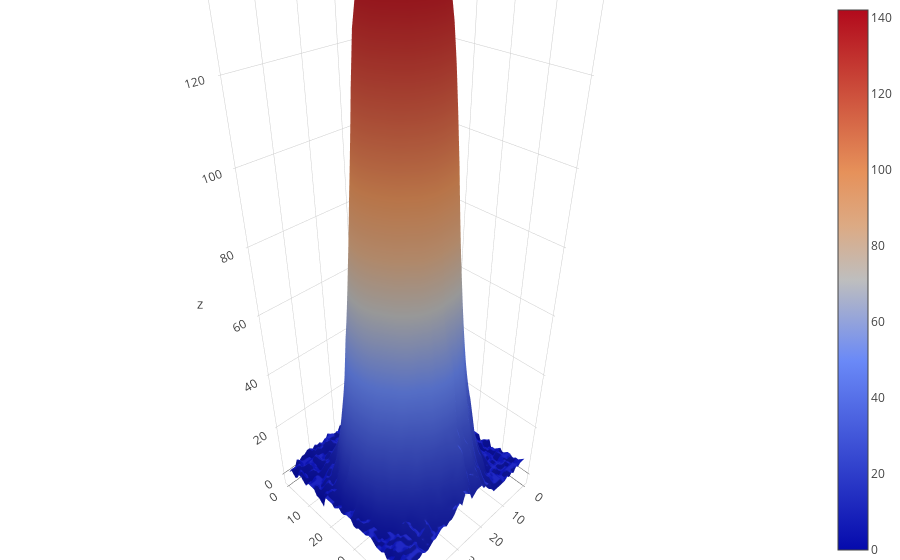

Notebook source saved alongside this figure:
### Code cell
data=go.Surface(z=(buf))
layout=go.Layout(
    margin=dict(
        l=0,
        r=0,
        b=0,
        t=0
    )
)
fig=go.Figure(data=[data],layout=layout)
iplot(fig)

### Figure 1 — Plotly figure (JSON) as saved in the notebook; plotly's stock layout.template omitted (floating-point values rounded to 4 significant figures; data arrays with more than 128 entries replaced by an {"elided": "..."} marker saying what was removed)
{"data": [{"type": "surface", "z": {"elided": "50x50 int values"}}], "layout": {"margin": {"b": 0, "l": 0, "r": 0, "t": 0}}}
